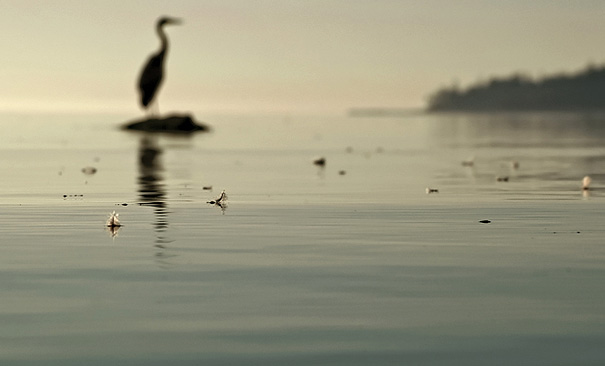
//> input picture Examples/oiseaux.jpg, 605 x 366 px
$ ./main ../Examples/oiseaux.jpg   (built with g++ and OpenCV 4)
//> lines starting //> are read from the running program, lines starting //| are printed output that depends on the picture
### seamcarving_v2/seamcarving.h
#ifndef SEAMCARVING_H
#define SEAMCARVING_H

#include <opencv2/opencv.hpp>

using namespace cv;
using namespace std;

#define SEAM_ROWS 0
#define SEAM_COLS 1

Mat negatif(Mat image, string nomImage, string repertoire);
Mat gaussien(Mat image, string nomImage, string repertoire);
Mat filtreGradient(Mat image, string nomImage, string repertoire);
int** matrice_cumulative(Mat image);
bool find_way_cols(const Mat image, int** m_cumul, int**& m_way, const int i_way, bool**& m_bool);
void removePixelAndShiftGray(cv::Mat& image, int row, int col);
Mat suppression_seam(Mat image, bool** m_bool, int nb_tour, string nomImage, string repertoire, int seam_type);
Mat image_seamed(Mat image, bool** m_bool, string nomImage, string repertoire, int seam_type);

Mat seamcarving_cols(Mat image, int NB_TOUR, string nomImage, string repertoire);

#endif

### seamcarving_v2/seamcarving.cpp
#include <algorithm>
#include <cmath>
#include <iostream>
#include <opencv2/opencv.hpp>
#include <string>

#include "seamcarving.h"

using namespace cv;
using namespace std;


/**
 * Algorithme négatif
 *
 * On soustrait à 255 la valeur du pixel.
 *
 * @param image Image chargé dans le main
 * @param nomImage Nom de l'image avec l'extension
 * @param repertoire Répertoire d'export de l'image générée
 * @return Clone de la nouvelle image générée
 */
// [29 lines left out: function negatif, not called in this run]


/**
 * Algorithme gaussien
 *
 * Lissage modéré dépendament de la fenêtre utilisé
 * On perd moins de détaille que la moyenne
 *
 * On applique une fenêtre (kernel) sur chaque pixel de l'image.
 * Dans le gaussien on applique sur notre pixel, une fenêtre avec des valeurs qui peuvent être différentes.
 * Ici on fait une moyenne en divisant pas la somme des valeurs de la fenêtre.
 *
 * @param image Image chargé dans le main
 * @param nomImage Nom de l'image avec l'extension
 * @param repertoire Répertoire d'export de l'image générée
 * @return Clone de la nouvelle image générée
 */
Mat gaussien(Mat image, string nomImage, string repertoire){

    int kernelSize = 3;
    int halfSize = kernelSize / 2;

    int k=0, l=0;

    int fenetre[3][3] = {
        {1,2,1},
        {2,4,2},
        {1,2,1}
    };

    Mat gaussien_img = image.clone();

    // Parcourir chaque pixel de l'image
    for (int i = 0; i < image.rows; i++) {
        for (int j = 0; j < image.cols; j++) {

            uchar& pixel = gaussien_img.at<uchar>(i, j);

            int som = 1;
            uchar mean_value = 0;

            // Appliquer le kernel
            k=0;
            for (int m = -halfSize; m <= halfSize; m++) {
                l=0;
                for (int n = -halfSize; n <= halfSize; n++) {
                    // Coordonnées pour l'image, adaptées celon la position de la fenêtre dans l'image
                    int x = j + n;
                    int y = i + m;

                    // Vérifier les limites de l'image
                    if (x >= 0 && x < image.cols && y >= 0 && y < image.rows) {
                        uchar pixel_value = image.at<uchar>(y, x);

                        som += fenetre[k][l] * pixel_value;
                    }
                    l++;
                }
                k++;
            }

            mean_value = som/16;

            // Stocker la valeur
            pixel = mean_value;
        }
    }


    string fichier_modifie = repertoire+"gaussien-" + string(nomImage);
    imwrite(fichier_modifie.c_str(), gaussien_img);
    cout << "Image gaussianisée et enregistrée!" << endl;

    return gaussien_img;
}// fin gaussien


/**
    Fonction permettant de faire le gradient d'une image
    @param image L'image en question
    @param nomImage Nom de l'image
    @return Un clone de l'image ayant subie un un gradient
*/
Mat filtreGradient(Mat image, string nomImage, string repertoire) { // Vérifier si l'image est en niveaux de gris
    if (image.channels() != 1) {
        cvtColor(image, image, COLOR_BGR2GRAY);
    }

    // Matrices pour les gradients
    Mat grad_x = Mat::zeros(image.size(), CV_32F);
    Mat grad_y = Mat::zeros(image.size(), CV_32F);

    // Masques de dérivation
    int dx_mask[3] = {-1, 0, 1};
    int dy_mask[3] = {-1, 0, 1};

    // Calculer les gradients horizontaux et verticaux
    for (int y = 1; y < image.rows - 1; y++) {
    for (int x = 1; x < image.cols - 1; x++) {
    // Calculer le gradient horizontal
    float sum_x = 0;
    for (int j = -1; j <= 1; j++) {
        sum_x += dx_mask[j + 1] * (float)image.at<uchar>(y, x + j);
    }

    grad_x.at<float>(y, x) = sum_x;


    // Calculer le gradient vertical
    float sum_y = 0;
    for (int i = -1; i <= 1; i++) {
        sum_y += dy_mask[i + 1] * (float)image.at<uchar>(y + i, x);
    }
    grad_y.at<float>(y, x) = sum_y;
    }
    }

    // Combiner les gradients pour obtenir l'intensité des bords
    Mat edges = Mat::zeros(image.size(), CV_32F);
    for (int y = 0; y < image.rows; y++) {
        for (int x = 0; x < image.cols; x++) {
            edges.at<float>(y, x) =
            sqrt(grad_x.at<float>(y, x) * grad_x.at<float>(y, x) +
            grad_y.at<float>(y, x) * grad_y.at<float>(y, x));
        }
    }

    // Normaliser les bords
    normalize(edges, edges, 0, 255, NORM_MINMAX);
    edges.convertTo(edges, CV_8U);


    // string fichier_modifie = repertoire+"gradient-" + string(nomImage);
    // imwrite(fichier_modifie.c_str(), edges);
    // cout << "Image gradient et enregistrée!" << endl;

    return edges.clone();
} // fin filtreGradient


/**
 * Crée la matrice cumulative
 */
int** matrice_cumulative(Mat image){

    int** m_cumul = (int**)malloc(sizeof(int*) * image.rows);

    for(int i=0; i<image.rows; i++){
        m_cumul[i] = (int*)malloc(sizeof(int) * image.cols);
    }

    // initialise la 1ere ligne avec les valeurs de la 1ere ligne de l'image
    for(int i=0; i<image.cols; i++){
        uchar& pixel = image.at<uchar>(0, i);
        m_cumul[0][i] = pixel;
    }


    // Parcourir chaque pixel de l'image pour générer la matrice cumulative
    for (int i = 1; i < image.rows; i++) { // on commence à la ligne 1
        for (int j = 0; j < image.cols; j++) {

            uchar& pixel_cur = image.at<uchar>(i, j); // Pixel courant

            uchar& pixel_m = image.at<uchar>(i-1, j);


            if(j == 0){ // Cas où on est sur le bord gauche
                uchar& pixel_d = image.at<uchar>(i-1, j+1);

                m_cumul[i][j] = pixel_cur + min(pixel_m, pixel_d);
            }
            else if(j == image.cols-1){ // Cas où on est sur le bord droit
                uchar& pixel_g = image.at<uchar>(i-1, j-1);

                m_cumul[i][j] = pixel_cur + min(pixel_m, pixel_g);
            }
            else{ // Cas générale
                uchar& pixel_d = image.at<uchar>(i-1, j+1);
                uchar& pixel_g = image.at<uchar>(i-1, j-1);

                m_cumul[i][j] = pixel_cur + min(pixel_m, min(pixel_d, pixel_g));
            }
        }
    }


    return m_cumul;
} // fin matrice_cumulative


/**
 * Recherche du chemin minium du bas vers le haut
 * @return true si on a un chemin unique
 */
bool find_way_cols(const Mat image, int** m_cumul, int**& m_way, const int i_way, bool**& m_bool){

    int minimum = INT_MAX;
    int i_minimum = 0;

    int* way = (int*)malloc(sizeof(int) * image.rows); // tableau temporaire du chemin qui sera sauvegardé dans la matrice si c'est un chemin unique


    // Etape 1 : trouver le minimum dans la dernière ligne
    for(int j=0; j<image.cols; j++){
        if(m_bool[image.rows-1][j] == false && m_cumul[image.rows-1][j] < minimum){
            i_minimum = j;
            minimum = m_cumul[image.rows-1][j];
        }
    }

    way[0] = i_minimum;


    int k = 1;
    // Etape 2 : trouver le minimum des 3 cases au dessus de l'indice précédent et vérifier qu'on ne passe pas par une case déjà occupée
    for(int i=image.rows-2; i>=0; i--){
        minimum = INT_MAX;
        i_minimum = -1;

        // Au milieu
        if(m_bool[i][way[k-1]] == false && m_cumul[i][way[k-1]] < minimum){
            minimum = m_cumul[i][way[k-1]];
            i_minimum = way[k-1];
        }

        if(way[k-1] > 0){ // Si on est pas sur le bord droit
            if(m_bool[i][way[k-1]-1] == false && m_cumul[i][way[k-1]-1] < minimum){
                minimum = m_cumul[i][way[k-1]-1];
                i_minimum = way[k-1]-1;
            }
        }

        if(way[k-1] < image.cols-1){ // Si on est pas sur le bord gauche
            if(m_bool[i][way[k-1]+1] == false && m_cumul[i][way[k-1]+1] < minimum){
                minimum = m_cumul[i][way[k-1]+1];
                i_minimum = way[k-1]+1;
            }
        }

        if(i_minimum != -1){
            m_bool[image.rows-1][way[0]] = true; // On bloque le chemin
            // free(way);
            way[k] = i_minimum;
            // return false;
        }
        else{
            way[k] = 0;
        }


        k++;
    }

    // Etape 3 : sauvegarder dans la matrice m_way le nouveau chemin et tracer le chemin occupé dans m_bool
    k=0;
    for(int i=image.rows-1; i>=0; i--){
        m_way[i_way][k] = way[k];
        m_bool[i][way[k]] = true;
        k++;
    }


    free(way);

    return true;

} // fin find_way


/**
 * Supprime un pixel d'une image et remplace à la fin de la ligne par un pixel blanc (255)
 */
void removePixelAndShiftGray(cv::Mat& image, int row, int col) {
    // Vérification des dimensions
    if (row < 0 || row >= image.rows || col < 0 || col >= image.cols) {
        std::cerr << col << " :Position hors limites!" << std::endl;
        return;
    }

    // Décalage des pixels vers la gauche pour la ligne donnée
    for (int c = col; c < image.cols - 1; ++c) {
        image.at<uchar>(row, c) = image.at<uchar>(row, c + 1);
    }

    // Optionnel : remplir le dernier pixel avec une valeur spécifique (par exemple, noir = 0)
    image.at<uchar>(row, image.cols - 1) = 255;
}


/**
 * Suppression du chemin sur l'image
 */
Mat suppression_seam(Mat image, bool** m_bool, int nb_tour, string nomImage, string repertoire, int seam_type){
    Mat reduce_img = image.clone();

    // [9 lines of commented-out code are left out]

    for (int i = 0; i < image.rows; i++) { // on commence à la ligne 1
        for (int j = 0; j < image.cols; j++) {
            if(m_bool[i][j]){
                removePixelAndShiftGray(reduce_img, i, j);
            }
        }
    }


    return reduce_img;
} // fin suppression_colonne


/**
 * Traçage du chemin sur l'images
 */
Mat image_seamed(Mat image, bool** m_bool, string nomImage, string repertoire, int seam_type){
    Mat img_seamed = image.clone();


    if(seam_type == SEAM_COLS){
        for (int i = 0; i < img_seamed.rows; i++) { // on commence à la ligne 1
            for (int j = 0; j < img_seamed.cols; j++) {
                uchar& pixel_cur = img_seamed.at<uchar>(i, j); // Pixel courant

                if(m_bool[i][j]){
                    pixel_cur = 255;
                }
            }
        }
    }
    else if(seam_type == SEAM_ROWS){

    }


    // string fichier_modifie = repertoire+"seamed_img-" + string(nomImage);
    // imwrite(fichier_modifie.c_str(), seamed_img);

    return img_seamed;
} // fin image_seamed


/**
 * Fonction principale qui contient tout l'algorithme du seam carving
 * @return Image redimensionnée
 */
Mat seamcarving_cols(Mat image, int NB_TOUR, string nomImage, string repertoire){

    int** m = nullptr; // matrice cumulative
    int** m_way = nullptr; // matrice de tableau qui contient le chemin du bas vers le haut de l'image
    bool** m_bool = nullptr; // matrice de boolean qui contient les pixels déjà occupés


    m_way = (int**)malloc(sizeof(int*) * NB_TOUR);
    m_bool = (bool**)malloc(sizeof(bool*) * image.rows);
    for(int i=0; i<image.rows; i++){
        m_way[i] = (int*)malloc(sizeof(int) * image.rows);
        m_bool[i] = (bool*)malloc(sizeof(bool) * image.cols);
    }

    for(int i=0; i<image.rows; i++){
        for(int j=0; j<image.cols; j++){
            m_bool[i][j] = false;
        }
    }

    Mat image_reduce = image.clone();
    Mat img_seamed = image.clone();

    Mat image_gradient = filtreGradient(image_reduce.clone(), nomImage, repertoire);

    m = matrice_cumulative(image_gradient);

    /**
     * On crée une matrice cumulative à partir de l'image ayant subit un gradient.
     * Avec cette matrice on crée un tableau qui contient le chemin le plus "minimum" de bas en haut
     * On supprime ce chemin dans l'image gradient
     * On supprime ce chemin dans l'image originale
     * On trace sur l'image originale le chemin supprimé (optionel)
     */
    // for(int i=0; i<NB_TOUR; i++){
    //     find_way_cols(image_gradient, m, m_way, i, m_bool);
    //     // image_gradient = suppression_seam(image_gradient.clone(), way, nomImage, repertoire, SEAM_COLS);
    //     // image_reduce = suppression_seam(image_reduce.clone(), way, nomImage, repertoire, SEAM_COLS);
    //     // img_seamed = image_seamed(img_seamed.clone(), way, nomImage, repertoire, SEAM_COLS);
    // }
    int t=0;
    int t_stop=0;
    do{
        if(find_way_cols(image_gradient, m, m_way, t, m_bool) == true){
            t++;
        }

        t_stop++;
    }while(t_stop<100000 && t<NB_TOUR);

    cout << t << endl;
    cout << t_stop << endl;

    image_reduce = suppression_seam(image_reduce.clone(), m_bool, t, nomImage, repertoire, SEAM_COLS);

    img_seamed = image_seamed(img_seamed.clone(), m_bool, nomImage, repertoire, SEAM_COLS);


    for(int i=0; i<image.rows; i++){
        free(m[i]);
    }
    free(m);


    // Crop de l'image
    Mat resized_image;
    int new_height = image_reduce.rows;
    int new_width = image_reduce.cols - NB_TOUR;

    resized_image = image_reduce(cv::Rect(0, 0, new_width, new_height));

    // Enregistrement de l'image crop
    string fichier_modifie = repertoire+"resized_cols-" + string(nomImage);
    imwrite(fichier_modifie.c_str(), image_reduce);
    cout << "Image resized et enregistrée!" << endl;

    // Enregistrement de l'image contenant les seams
    fichier_modifie = repertoire+"seamed_cols-" + string(nomImage);
    imwrite(fichier_modifie.c_str(), img_seamed);
    cout << "Image seamed et enregistrée!" << endl;

    return image_gradient;

} // fin seamcarving_cols

### seamcarving_v2/main.cpp
#include <opencv2/opencv.hpp>
#include <iostream>
#include <string>
#include <filesystem>

#include "seamcarving.h"

#define NB_PARAM 1

using namespace std;
using namespace cv;


int main(int argc, char* argv[]) {

    if(argc != NB_PARAM +1){
        cerr << "Paramètre : chemin vers l'image" << endl;
        exit(EXIT_FAILURE);
    }


    string nom_image; // Nom de l'image original avec son extension (ex : nom_image.png)
    string nom_image_noExt; // Nom de l'image sans son extension (ex : nom_image)
    string dir_path; // Chemin d'accès vers l'enregistrement des images générées (ex : images/nom_image/)


    // On récupère un chemin d'accès vers l'image et on ne garde que le nom de l'image avec son extension
    filesystem::path chemin_abs_img(argv[1]);
    nom_image = chemin_abs_img.filename().string();

    // On ne garde que le nom de l'image sans l'extension afin de pouvoir créer un répertoire avec son nom
    filesystem::path chemin_img_ext(nom_image);
    nom_image_noExt = chemin_img_ext.stem().string();

    dir_path = string("images/")+nom_image_noExt+string("/");


    // Création du répertoire "images"
    if (!filesystem::exists("images")) {
        if (!filesystem::create_directory("images")) {
            cerr << "Échec de la création du répertoire 'images'." << endl;
            exit(EXIT_FAILURE);
        }
    }


    // Création du répertoire pourtant le nom de l'image traité
    if (!filesystem::exists(dir_path)) {
        if (!filesystem::create_directory(dir_path)) {
            cerr << "Échec de la création du répertoire d'accueil." << endl;
            exit(EXIT_FAILURE);
        }
    }


    // Lecture de l'image avec le paramètre "IMREAD_GRAYSCALE" pour uniquement l'avoir en degrés de gris
    Mat image = imread(argv[1], IMREAD_GRAYSCALE);
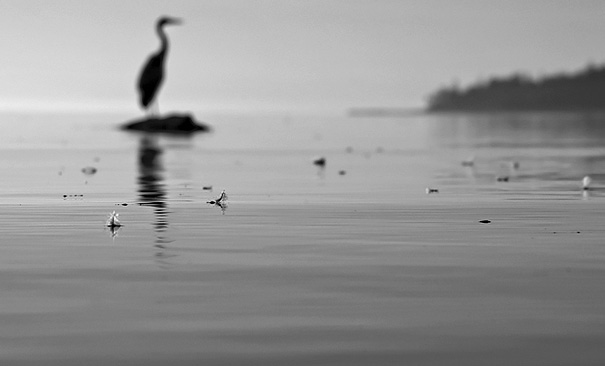
//> image: 366 rows x 605 cols, CV_8UC1; min 0, max 248, mean 150.1

    if (image.empty()) { // Vérification si l'image existe
        cerr << "Erreur de lecture de l'image (main)!" << endl;
        exit(EXIT_FAILURE);
    }

    // ----------------------- Projet -----------------------

    cout << "Rows: " << image.rows << endl;
//| Rows: 366
    cout << "Cols: " << image.cols << endl;
//| Cols: 605

    const int NB_TOUR = 300; // nombre de seams


    Mat new_image = gaussien(image.clone(), nom_image, dir_path);
//> after the loop in gaussien, `for (int i = 0; i < image.rows; i++)`: k = 3
    seamcarving_cols(new_image.clone(), NB_TOUR, nom_image, dir_path);
//> after the loop in filtreGradient, `for (int y = 1; y < image.rows - 1; y++)`:
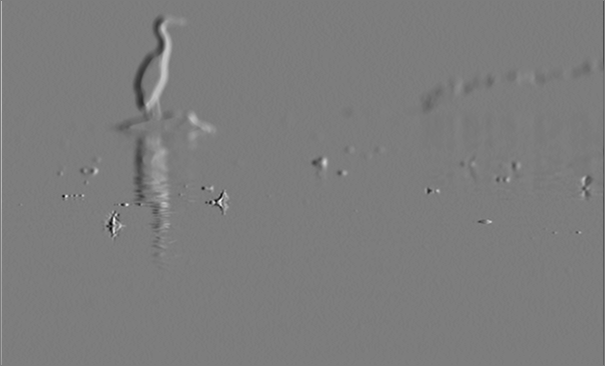
//> grad_x: 366 rows x 605 cols, CV_32FC1; min -104, max 108, mean -0.2; drawn with min black and max white
//> after the loop in filtreGradient, `for (int y = 1; y < image.rows - 1; y++)`:
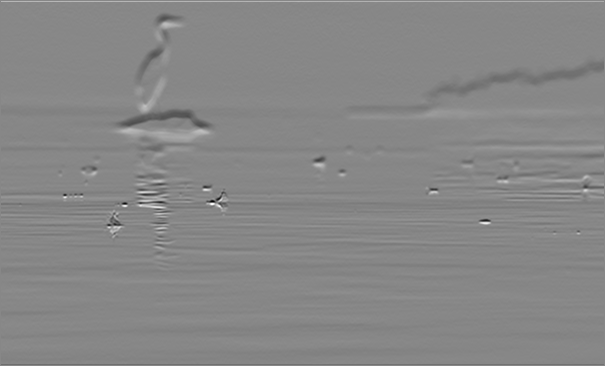
//> grad_y: 366 rows x 605 cols, CV_32FC1; min -145, max 128, mean -0.4; drawn with min black and max white
//> after the loop in filtreGradient, `for (int y = 0; y < image.rows; y++)`:
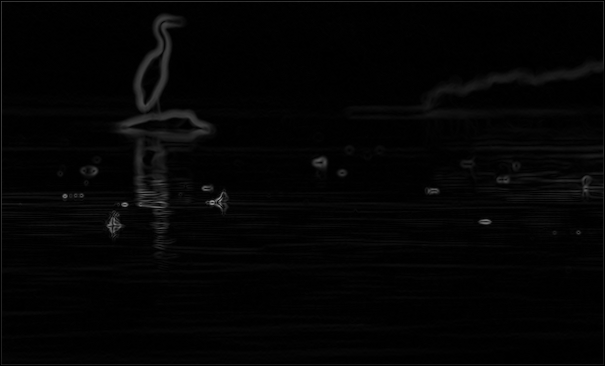
//> edges: 366 rows x 605 cols, CV_32FC1; min 0, max 150.2, mean 4.2
//> after the loop in seamcarving_cols, `do`: t = 300
//| 300
//| 300
//> after the loop in suppression_seam, `for (int i = 0; i < image.rows; i++)`:
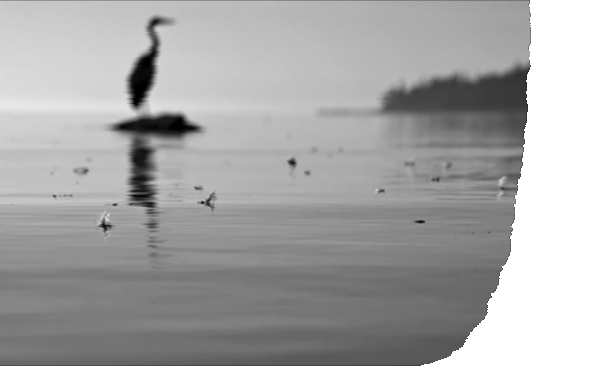
//> reduce_img: 366 rows x 605 cols, CV_8UC1; min 0, max 255, mean 167.4
//> in seamcarving_cols, `img_seamed = image_seamed(img_seamed.clone(), m_bool, nomImage, repert..`:
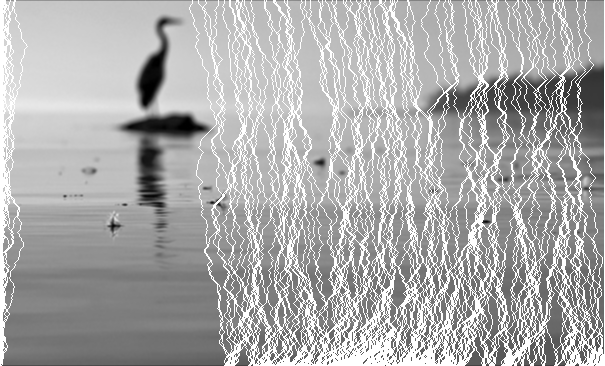
//> img_seamed: 366 rows x 605 cols, CV_8UC1; min 0, max 255, mean 172.8
//> in seamcarving_cols, `resized_image = image_reduce(cv::Rect(0, 0, new_width, new_height));`:
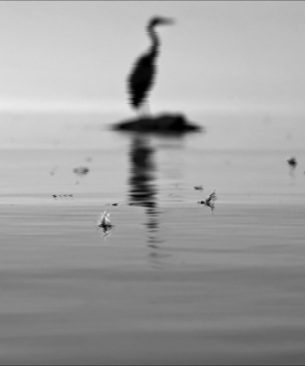
//> resized_image: 366 rows x 305 cols, CV_8UC1; min 0, max 235, mean 160.5


    return EXIT_SUCCESS;
} //fin main

$ run again, on Examples/seamed_rows-temple.jpg
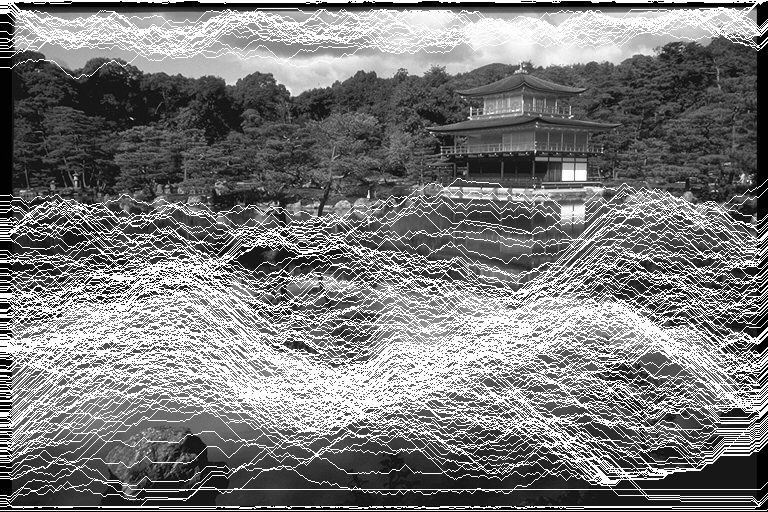
//> input picture Examples/seamed_rows-temple.jpg, 768 x 512 px
//> image is the input picture: 512 rows x 768 cols, CV_8UC1; min 0, max 255, mean 123.1
//| Rows: 512
//| Cols: 768
//> after the loop in gaussien, `for (int i = 0; i < image.rows; i++)`: k = 3
//> after the loop in filtreGradient, `for (int y = 0; y < image.rows; y++)`:
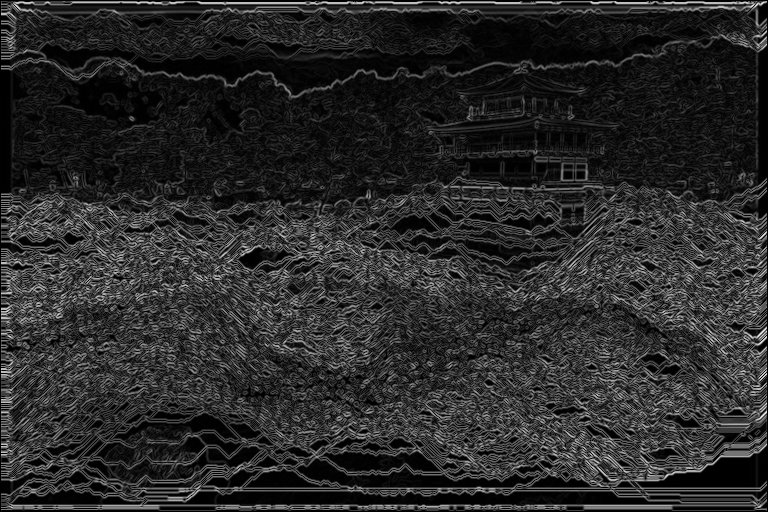
//> edges: 512 rows x 768 cols, CV_32FC1; min 0, max 226.9, mean 42.6
//> after the loop in seamcarving_cols, `do`: t = 300
//| 300
//| 300
//> in seamcarving_cols, `resized_image = image_reduce(cv::Rect(0, 0, new_width, new_height));`:
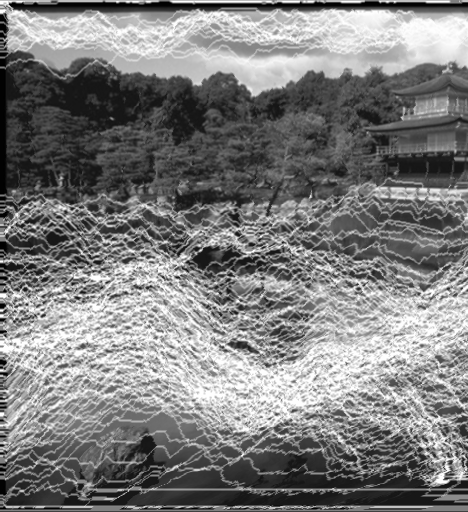
//> resized_image: 512 rows x 468 cols, CV_8UC1; min 1, max 255, mean 125.8
